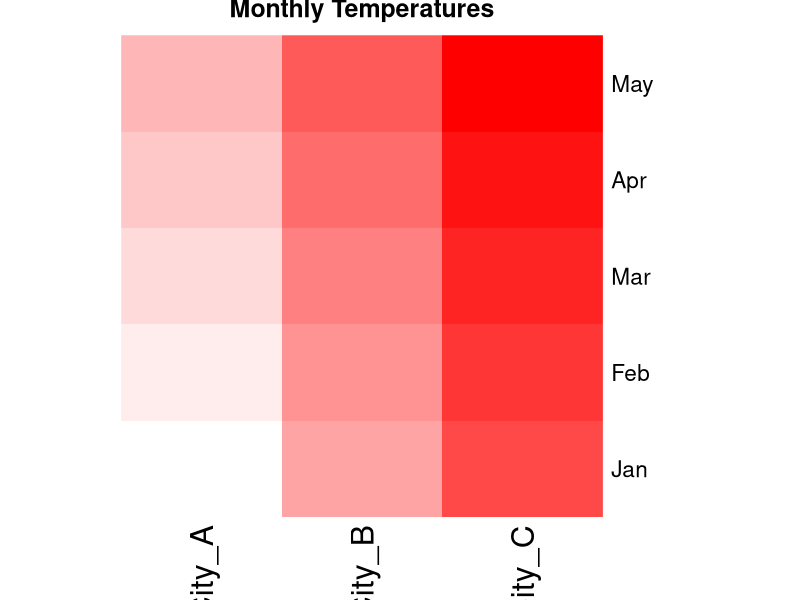

Recreate this plot in R.
# Create the data
temperature_data <- data.frame(
  Month = c("Jan","Feb","Mar","Apr","May"),
  City_A = c(5,6,7,8,9),
  City_B = c(10,11,12,13,14),
  City_C = c(15,16,17,18,19)
)

# Convert data (remove Month column)
temp_matrix <- as.matrix(temperature_data[, -1])

# Set row names as Month
rownames(temp_matrix) <- temperature_data$Month

# Draw heatmap
heatmap(temp_matrix,
        col = colorRampPalette(c("white", "red"))(100),
        Rowv = NA,
        Colv = NA,
        scale = "none",
        main = "Monthly Temperatures")

